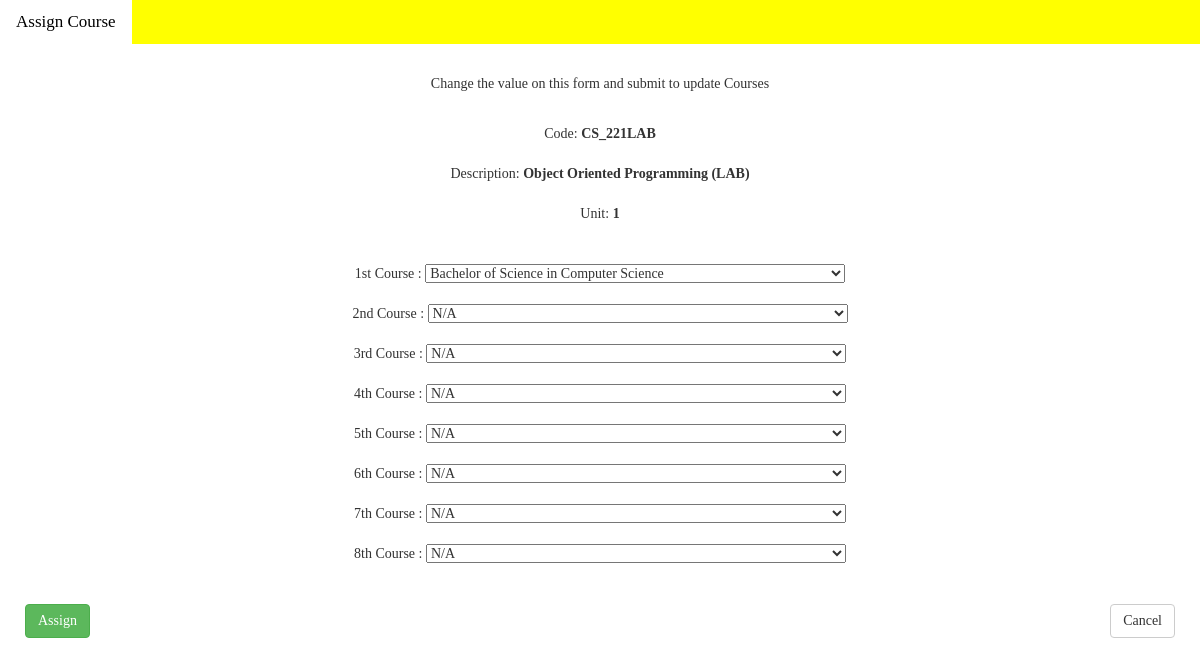
Page /GradeViewerDatabase/assign-courses.php?subject_code=CS_221LAB (signed in) on the committed database.
### tables this page shows
CREATE TABLE `tblsubjects` (
  `subject_code` varchar(50) NOT NULL,
  `subject_description` varchar(1000) NOT NULL,
  `unit` varchar(20) NOT NULL,
  `course_1` varchar(200) DEFAULT NULL,
  `course_2` varchar(200) DEFAULT NULL,
  `course_3` varchar(200) DEFAULT NULL,
  `course_4` varchar(200) DEFAULT NULL,
  `course_5` varchar(200) DEFAULT NULL,
  `course_6` varchar(200) DEFAULT NULL,
  `course_7` varchar(200) DEFAULT NULL,
  `course_8` varchar(200) DEFAULT NULL,
  `createdby` varchar(50) NOT NULL,
  `datecreated` varchar(20) NOT NULL
);

### GradeViewerDatabase/assign-courses.php (the view, shortened to what this page needs)
<?php
require_once "config.php";
if (isset($_POST['btnsubmit'])) {
    $sql = "UPDATE tblsubjects SET course_1 = ? , course_2 = ? , course_3 = ?, course_4 = ?, course_5 = ? , course_6 = ? , course_7 = ?, course_8 = ? WHERE subject_code = ?";
    if ($stmt = mysqli_prepare($link, $sql)) {
        mysqli_stmt_bind_param($stmt, "sssssssss",$_POST['course_1'], $_POST['course_2'], $_POST['course_3'], $_POST['course_4'], $_POST['course_5'], $_POST['course_6'], $_POST['course_7'], $_POST['course_8'] , $_GET['subject_code']);
        if (mysqli_stmt_execute($stmt)) {
            $sql = "INSERT INTO tbllogs (datelog, timelog, module, ID, action, performedby) VALUES (?, ?, ?, ?, ?, ?)";
            if ($stmt = mysqli_prepare($link, $sql)) {
                $date = date("m/d/Y");
                $time = date("h:i:sa");
                $module = "Subjects";
                $action = "Update";
                mysqli_stmt_bind_param($stmt, "ssssss", $date, $time, $module, $_GET['subject_code'], $action, $_SESSION['username']);
                if (mysqli_stmt_execute($stmt)) {
                    $_SESSION['updated'] = "Subject UPDATED!";
                echo "<script>location = 'subject-courses.php?subject_code=" . $_GET['subject_code'] . "';</script>";
                    exit();
                }
                else{
                $_SESSION['error'] = "<font color = 'red'>Error on insert log. </font>";
                echo "<script>location = 'subject-courses.php?subject_code=" . $_GET['subject_code'] . "';</script>";
            exit();
                }
            }
        }
        else{
            $_SESSION['error'] = "<font color = 'red'>Error on updating subject. </font>";
                echo "<script>location = 'subject-courses.php?subject_code=" . $_GET['subject_code'] . "';</script>";
        exit();
        }
    }
}
else{
    if (isset($_GET['subject_code']) && !empty(trim($_GET['subject_code']))) {
        $sql = "SELECT * FROM tblsubjects WHERE subject_code = ?";
        if ($stmt = mysqli_prepare($link, $sql)) {
            mysqli_stmt_bind_param($stmt, "s", $_GET['subject_code']);
            if (mysqli_stmt_execute($stmt)) {
                $result = mysqli_stmt_get_result($stmt);
                $subject = mysqli_fetch_array($result, MYSQLI_ASSOC);
            }
            else{
                echo "<font color = 'red'> Error on loading th current account values</font>";
            }
        }
    }
}
?>
<!DOCTYPE html>
<html>
  <link rel="stylesheet" href="https://maxcdn.bootstrapcdn.com/bootstrap/3.4.1/css/bootstrap.min.css">
  <link rel="stylesheet" href="design.css">
<div class="topnav" id="myTopnav">
    <?php if ($_SESSION['usertype'] == "ADMINISTRATOR" || $_SESSION['usertype'] == "DEAN") : ?>
       <a href="create-subject.php"  style = "background-color: white; color: black;">Assign Course</a>
    <?php endif; ?>
</div>
<body>
    <form action="<?php echo htmlspecialchars(basename($_SERVER['REQUEST_URI'])); ?>" method = "POST">
        <center>
        <p>Change the value on this form and submit to update Courses</p> <br>
        Code: <b><?php echo $subject['subject_code'];  ?> </b> <br> <br>
        Description: <b> <?php echo $subject['subject_description'];  ?> </b> <br> <br>
        Unit: <b><?php echo $subject['unit'];  ?> </b> <br> <br><br>
        1st Course : <select name="course_1" id="course_1">
        <option value="Bachelor of Science in Computer Science"<?php echo ($subject['course_1'] == 'Bachelor of Science in Computer Science') ? 'selected' : ''; ?>>Bachelor of Science in Computer Science</option>
        </select><br><br>
        2nd Course : <select name="course_2" id="course_2">
        <option value="N/A" <?php echo ($subject['course_2'] == 'N/A') ? 'selected' : ''; ?>>N/A</option>
        </select><br><br>
        3rd Course : <select name="course_3" id="course_3">
        <option value="N/A" <?php echo ($subject['course_3'] == 'N/A') ? 'selected' : ''; ?>>N/A</option>
        </select><br><br>
        4th Course : <select name="course_4" id="course_4">
       <option value="N/A" <?php echo ($subject['course_4'] == 'N/A') ? 'selected' : ''; ?>>N/A</option>
        </select><br><br>
 5th Course : <select name="course_5" id="course_5">
        <option value="N/A" <?php echo ($subject['course_5'] == 'N/A') ? 'selected' : ''; ?>>N/A</option>
        </select><br><br>
 6th Course : <select name="course_6" id="course_6">
        <option value="N/A" <?php echo ($subject['course_6'] == 'N/A') ? 'selected' : ''; ?>>N/A</option>
        </select><br><br>
 7th Course : <select name="course_7" id="course_7">
        <option value="N/A" <?php echo ($subject['course_7'] == 'N/A') ? 'selected' : ''; ?>>N/A</option>
        </select><br><br>
 8th Course : <select name="course_8" id="course_8">
        <option value="N/A" <?php echo ($subject['course_8'] == 'N/A') ? 'selected' : ''; ?>>N/A</option>
        </select><br><br>
</center>
        <br>
        <input type="submit" name="btnsubmit" class = 'btn btn-success' value="Assign">
        <?php
        echo "<a href = 'subject-courses.php?subject_code=" . $_GET['subject_code']. "' class = 'btn btn-default' style='float: right;'>Cancel</a>";
        ?>
    </form>
</body>
</html>

### GradeViewerDatabase/design.css (style rules this page uses)
html { height: 100%; width: 100%; background-color: white; }
body { padding: 0; margin: 0; font-family: times-new-roman; }
form { padding-left: 25px; padding-top: 30px; padding-right: 25px; }
.topnav { overflow: hidden; background-color: yellow; }
.topnav a { float: left; display: block; color: black; text-align: center; padding: 10px 16px; text-decoration: none; font-size: 17px; }

### GradeViewerDatabase/assign-courses.php (style rules this page uses)
form { font-family: times-new-roman; }

### rows in the picture
tblsubjects: subject_code "CS_221LAB", subject_description "Object Oriented Programming (LAB)", unit "1", course_1 "Bachelor of Science in Computer Science", course_2 "N/A", course_3 "N/A", course_4 "N/A", course_5 "N/A", course_6 "N/A", course_7 "N/A", course_8 "N/A"
